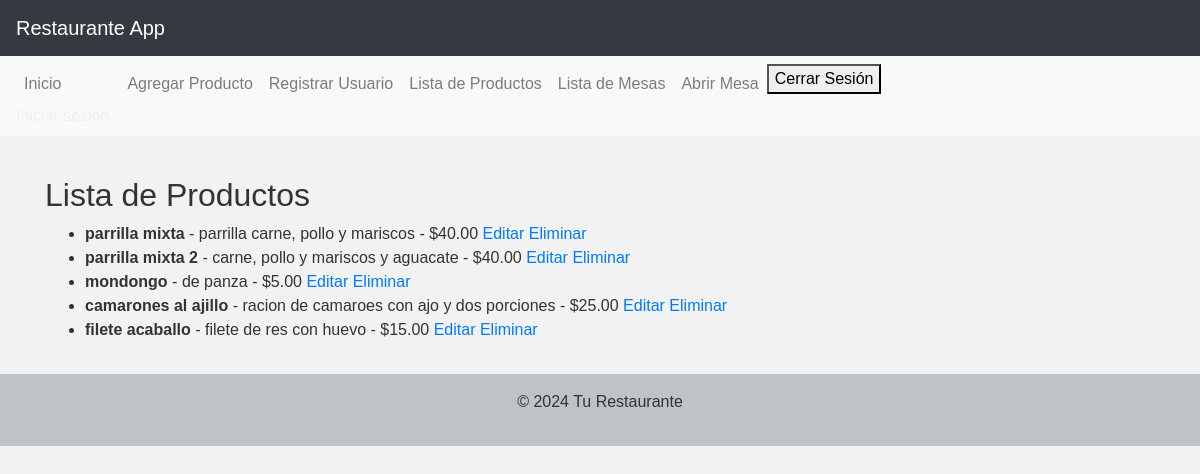
The page /lista_productos/ (signed in) on the database its author committed.
### restaurante_app/models.py (models this page shows, shortened)
class Producto(models.Model):
    nombre = models.CharField(max_length=100)
    descripcion = models.TextField()
    precio = models.DecimalField(max_digits=10, decimal_places=2)

### restaurante_app/views.py (the view)
# urls.py: path('lista_productos/', views.lista_productos, name='lista_productos'),
def lista_productos(request):
    productos = Producto.objects.all()  # Obtener todos los productos
    return render(request, 'restaurante_app/lista_productos.html', {'productos': productos})

### restaurante_app/templates/restaurante_app/lista_productos.html
{% extends 'base.html' %}
{% block content %}
<div class="container mt-4">
    <h2>Lista de Productos</h2>
    <ul>
        {% for producto in productos %}
        <li>
            <strong>{{ producto.nombre }}</strong> - {{ producto.descripcion }} - ${{ producto.precio }}
            <a href="{% url 'editar_producto' producto.id %}">Editar</a>
            <a href="{% url 'eliminar_producto' producto.id %}">Eliminar</a>
        </li>
        {% endfor %}
    </ul>
</div>
{% endblock %}

### restaurante_app/static/css/style.css (style rules this page uses)
body { font-family: 'Arial', sans-serif; background-color: #f2f2f2; color: #333; margin: 0; padding: 0; }

### rows shown on the page
Producto: nombre "parrilla mixta", descripcion "parrilla carne, pollo y mariscos", precio "40.00"
Producto: nombre "parrilla mixta 2", descripcion "carne, pollo y mariscos y aguacate", precio "40.00"
Producto: nombre "mondongo", descripcion "de panza", precio "5.00"
Producto: nombre "camarones al ajillo", descripcion "racion de camaroes con ajo y dos porciones", precio "25.00"
Producto: nombre "filete acaballo", descripcion "filete de res con huevo", precio "15.00"
